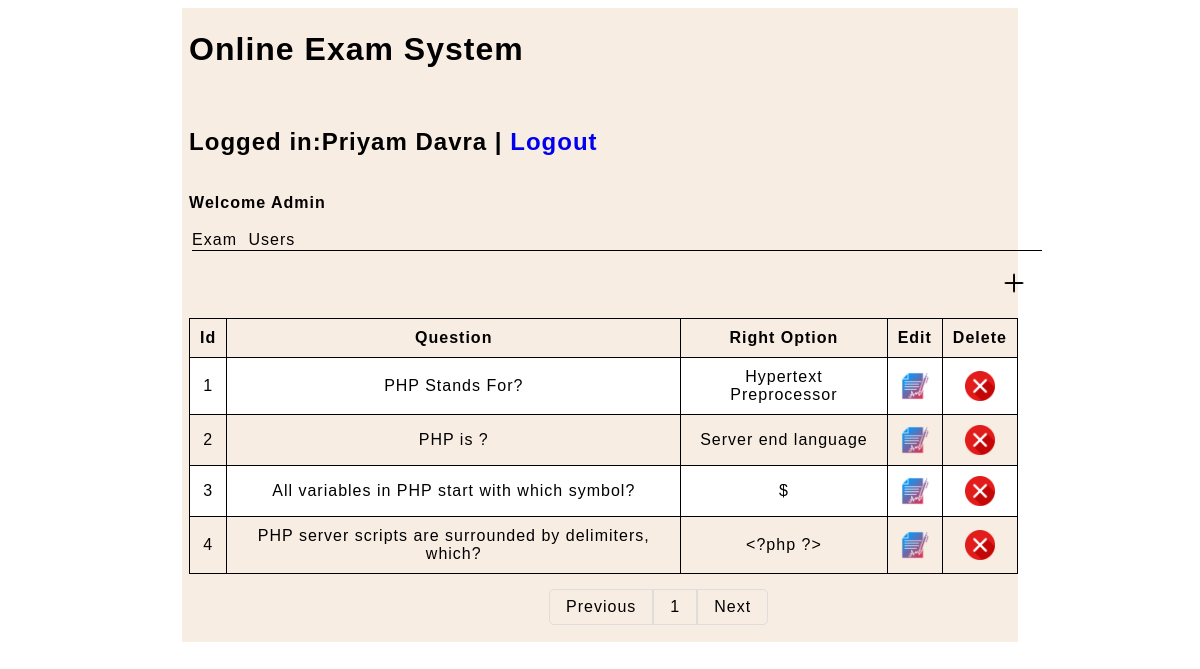
The page /question.php?exam_id=1 on the database its author committed.
### tables this page shows
CREATE TABLE IF NOT EXISTS `exam_user` (
  `id` int(11) UNSIGNED NOT NULL AUTO_INCREMENT,
  `first_name` varchar(250) DEFAULT NULL,
  `laast_name` varchar(250) DEFAULT NULL,
  `gender` enum('Male','Female') NOT NULL,
  `email` varchar(250) DEFAULT NULL,
  `password` varchar(60) NOT NULL,
  `mobile` varchar(12) NOT NULL,
  `address` text NOT NULL,
  `created` datetime NOT NULL DEFAULT current_timestamp(),
  `role` enum('admin','user') DEFAULT NULL,
  PRIMARY KEY (`id`)
);

CREATE TABLE IF NOT EXISTS `exam_question` (
  `id` int(11) NOT NULL AUTO_INCREMENT,
  `exam_id` int(11) NOT NULL,
  `Question` text NOT NULL,
  `Answer` enum('1','2','3','4') NOT NULL,
  PRIMARY KEY (`id`)
);

CREATE TABLE IF NOT EXISTS `exam_option` (
  `id` int(11) NOT NULL AUTO_INCREMENT,
  `question_id` int(11) NOT NULL,
  `Q_option` int(2) NOT NULL,
  `title` varchar(250) NOT NULL,
  PRIMARY KEY (`id`)
);

### question.php (the view, shortened to what this page needs)
<?php
	require_once('db.php');
?>
<html>
<head>
<link rel="stylesheet" href="CSS/question.css" >
<link rel="stylesheet" href="CSS/pagination.css" >
</head>
	<body>
		<div class="main">
		<h1>Online Exam System</h1>
		<?php
			if(isset($_GET['exam_id']))
			{
				$id=$_GET['exam_id'];
			}
			$sql="select * from exam_user where role='admin'";
			$run=mysqli_query($db,$sql);
			$result=mysqli_fetch_array($run);
		?>
		<br><p><h2>Logged in:<?=$result['first_name']." ".$result['laast_name']?> | <a class="out" href="logout.php">Logout</h2></a></p>
		<p><br><b>Welcome Admin</b></p>
		<p class="select">
		<a class="btn one" href="admin.php">Exam</a>
		<a class="btn one" href="user.php">Users</a>
		<span class="unl"></span>
		</p>
		<a href="question_insert.php?exam_id=<?=$id?>">
		<img class="imge" src="Images/add-outline.png">
		</a>
		<table border="1">
		<tr>
		<th>Id</th>
		<th>Question</th>
		<th>Right Option</th>
		<th>Edit</th>
		<th>Delete</th>
		</tr>
		<?php
			$ext="select * from exam_question where exam_id=$id";
			$row=mysqli_query($db,$ext);
			$cnt=1;
			while($rst=mysqli_fetch_array($row))
			{
			?>
			<tr align="center">
			<td><?=$cnt?></td>
			<td><?=$rst['Question']?></td>
			<?php
			$a=(int)$rst['Answer'];
			$b=(int)$rst['id'];
			$ans="select * from exam_option where question_id=$b and Q_option=$a";
			$opt=mysqli_query($db,$ans);
			$rop=mysqli_fetch_array($opt);
			?>
			<td><?=$rop['title']?></td>
			<td><a href="edit_q.php?exam_id=<?=$rst['id']?>"><img class="dlt" src="images/signed.png"></a></td>
			<td><a href="question_delet.php?exam_id=<?=$rst['id']?>"><img class="dlt" src="images/x-button.png"></a></td>
			</tr>
			<?php
			$cnt++;
			}
		?>
		</table>
		<?php
		include_once('pagination.php');
		?>
		</div>
	</body>
</html>

### CSS/question.css (style rules this page uses)
body { font-family:arial; letter-spacing:1px; }
.main { background-color:#F8EDE3; width:70%; margin:0 auto; padding:2px 0 7px 7px; position:relative; }
.main a { text-decoration:none; }
.btn { color:black; padding:3px; border-radius:2px 2px 0 0; }
a { margin:0; }
.select a:first-child { margin:0; display:inline-block; }
.unl { position:absolute; height:1px; width:850px; background-color:black; left:10px; top:242px; }
table { border: 1px solid black; margin:0; border-collapse:collapse; }
th, td { padding:10px; }
.imge { position:relative; left:800px; height:30px; width:30px; bottom:10px; padding:10px; }
tr:nth-child(even) { border: 1px solid black; background:white; }
.dlt { height:30px; width:30px; }

### rows shown on the page
exam_user: first_name "Priyam", laast_name "Davra"
exam_question: Question "PHP Stands For?", exam_option.title "Hypertext Preprocessor"
exam_question: Question "PHP is ?", exam_option.title "Server end language"
exam_question: Question "All variables in PHP start with which symbol?", exam_option.title "$"
exam_question: Question "PHP server scripts are surrounded by delimiters, which?", exam_option.title "<?php ?>"
